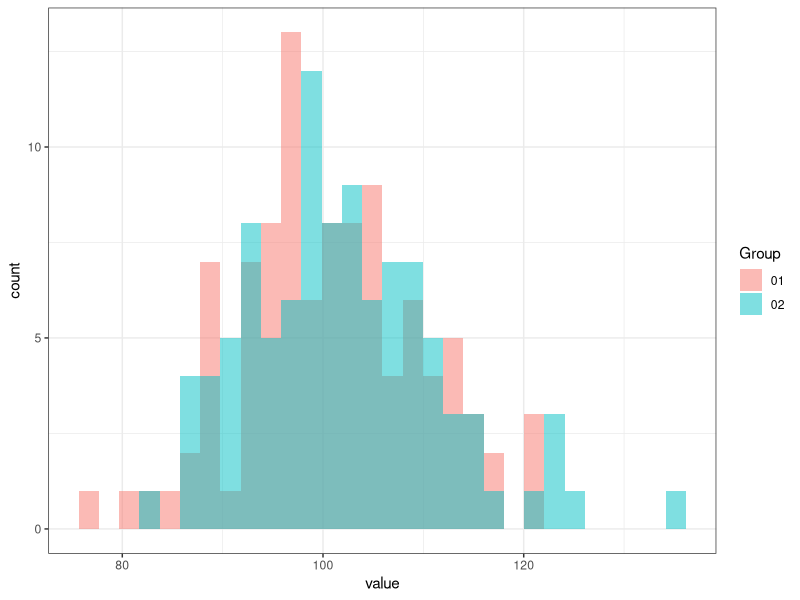
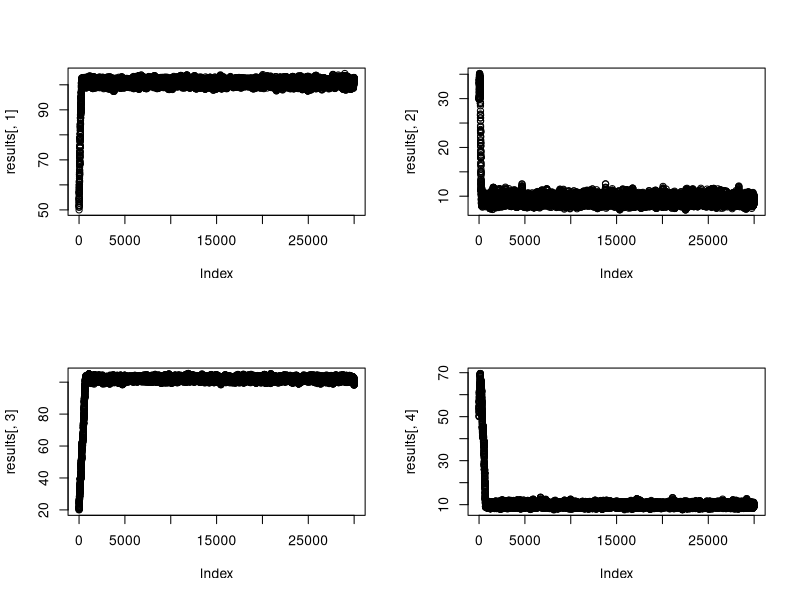
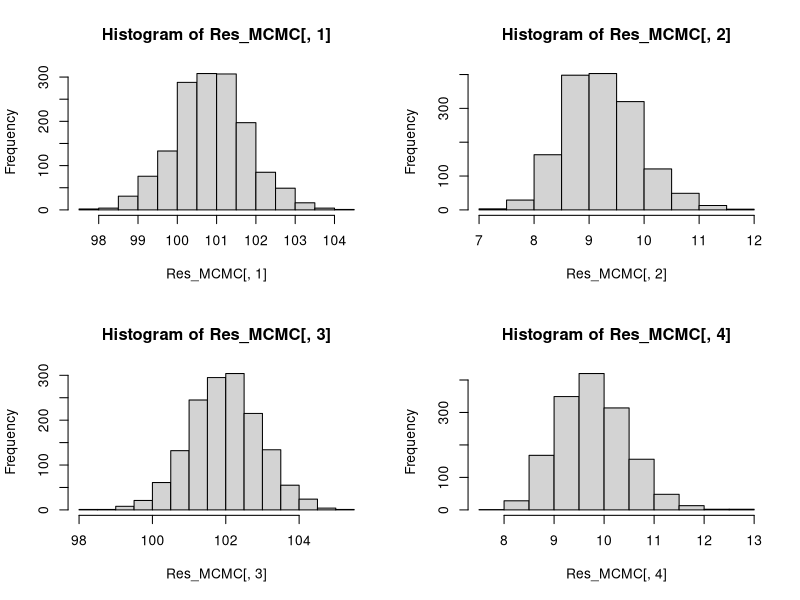
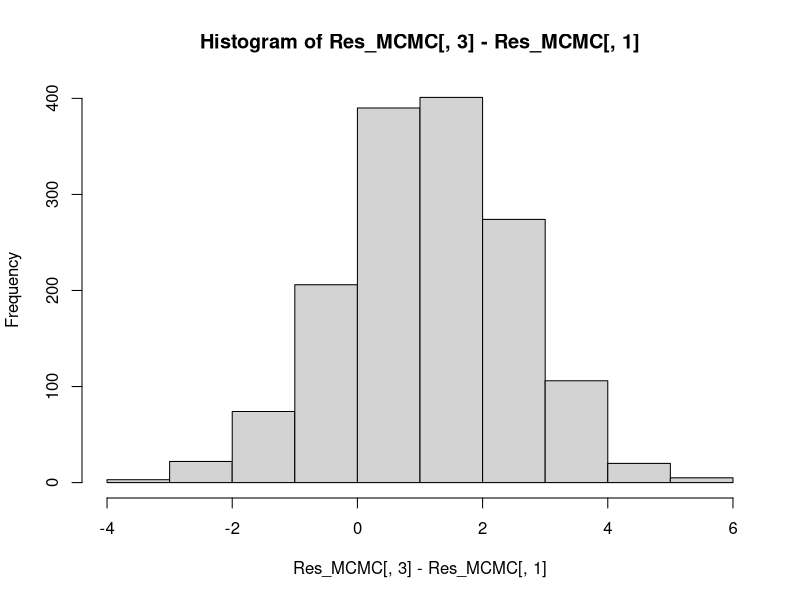

Write R code to recreate these figures, in order.
library(tidyverse)
library(ggplot2)

N_01   <- 100
mu_01  <- 100
sig_01 <- 10

N_02   <- 100
mu_02  <- 103
sig_02 <- 10

set.seed(123)
Pop_01 <- rnorm(N_01, mu_01, sig_01)
Pop_02 <- rnorm(N_02, mu_02, sig_02)

Pop_01 %>%
   as_data_frame() %>%
   mutate("Group" = "01") %>%
   bind_rows(as_data_frame(Pop_02) %>% mutate("Group" = "02")) %>% 
   ggplot(aes(value, fill = Group)) +
   geom_histogram(alpha = 0.5, position = "identity") +
   theme_bw()

t.test(Pop_01, Pop_02)

likelihood <- function(pars) {
   mu_01  <- pars[1]
   sig_01 <- pars[2]
   mu_02  <- pars[3]
   sig_02 <- pars[4]
   sum(
      dnorm(Pop_01, mu_01, sig_01, log = TRUE),
      dnorm(Pop_02, mu_02, sig_02, log = TRUE)
   )
}


pars <- c(100, 10, 100, 20)
optim(par = optim(par = pars, fn = likelihood, control=list(fnscale = -1))$par,
      fn = likelihood, control=list(fnscale = -1))

prior <- function(pars) {
   mu_01  <- pars[1]
   sig_01 <- pars[2]
   mu_02  <- pars[3]
   sig_02 <- pars[4]
   sum(
      dunif(mu_01, -10000, 10000, log = TRUE),
      dunif(mu_02, -10000, 10000, log = TRUE),
      # dnorm(mu_01, mean(Pop), 1000*sd(Pop), log = TRUE),
      # dnorm(mu_02, mean(Pop), 1000*sd(Pop), log = TRUE),
      dunif(sig_01, -10000, 10000, log = TRUE),
      dunif(sig_02, -10000, 10000, log = TRUE)
      # dexp(sig_01, rate = 0.1, log = TRUE),
      # dexp(sig_02, rate = 0.1, log = TRUE)
   )
}


posterior <- function(pars) {
   likelihood(pars) + prior(pars)
}


N_iter <- 30000
pars <- c(50, 30, 20, 50)
results <- matrix(0, nrow = N_iter, ncol = 8)
results[1, ] <- c(pars, 0, 0, 0, 0)

for (i in 2:N_iter) {
   for (j in 1:4) { # Gibbs Sampling
      candidate <- pars
      # candidate <- candidate + rnorm(4, sd = 0.5) # Metropolis
      candidate[j] <- candidate[j] + rnorm(1, sd = 0.5) # Gibbs Sampling
      ratio <- exp(posterior(candidate) - posterior(pars))
      t <- runif(1)
      if (t < ratio) { pars <- candidate }
   } # Gibbs Sampling
   results[i, ] <- c(pars, ratio, t, posterior(pars), posterior(candidate))
}

par(mfrow = c(2, 2))
plot(results[, 1])
plot(results[, 2])
plot(results[, 3])
plot(results[, 4])


Res_MCMC <- results[seq(15000, N_iter, 10), ]
summary(Res_MCMC[, c(1:4)])
apply(Res_MCMC, 2, mean)
# sum(Res_MCMC[, 5] > Res_MCMC[, 6])


hist(Res_MCMC[, 1])
hist(Res_MCMC[, 2])
hist(Res_MCMC[, 3])
hist(Res_MCMC[, 4])

par(mfrow = c(1, 1))
hist(Res_MCMC[, 3] - Res_MCMC[, 1])
quantile(Res_MCMC[, 1] - Res_MCMC[, 3], seq(0, 1, 0.025))
mean(Res_MCMC[, 3] - Res_MCMC[, 1] < 0)

